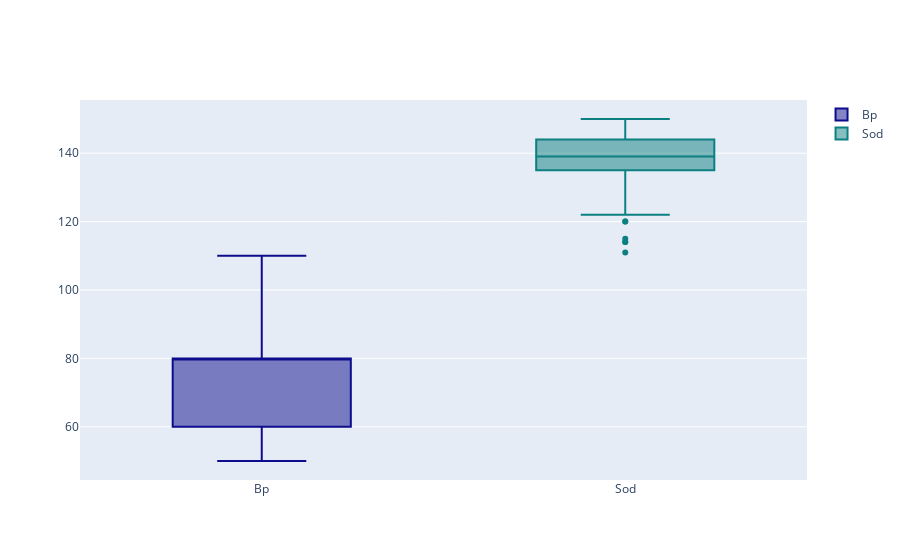

Here is the notebook cell this chart was saved with:
### Code cell
#For data visualization
 
import chart_studio.plotly as py
from plotly.offline import init_notebook_mode, iplot
init_notebook_mode(connected=True)
import plotly.graph_objs as go


#box-plot
trace0 = go.Box(
    y=df.bp,
    name = 'Bp',
    marker = dict(
        color = 'rgb(12, 12, 140)',
    )
)
trace1 =go.Box(
    y=df.sod,
    name = 'Sod',
    marker = dict(
        color = 'rgb(12, 128, 128)',
    )
)
data = [trace0, trace1]
iplot(data)

### Figure 1 — Plotly figure (JSON) as saved in the notebook; plotly's stock layout.template omitted (floating-point values rounded to 4 significant figures; data arrays with more than 128 entries replaced by an {"elided": "..."} marker saying what was removed)
{"data": [{"marker": {"color": "rgb(12, 12, 140)"}, "name": "Bp", "type": "box", "y": {"elided": "158 int values"}}, {"marker": {"color": "rgb(12, 128, 128)"}, "name": "Sod", "type": "box", "y": {"elided": "158 int values"}}], "layout": {}}
